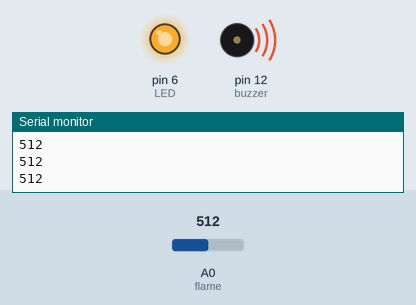
A sketch run on a simulated Arduino Uno, built with avr-gcc and run on an emulated ATmega328P. On the bench: output pins drawn as LEDs (lit = HIGH), buzzer (waves = sounding), the last lines printed to the serial monitor. The inputs (shaded band) are chosen by the test bench; at power-on: A0 (flame) = 512.

Above: at 0.9 s.
1.3 s: A0 (flame) set to 107
4.3 s: A0 (flame) set to 94
At 5.6 s:
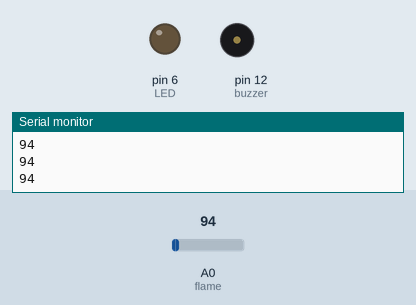
5.9 s: A0 (flame) set to 110
At 6.0 s:
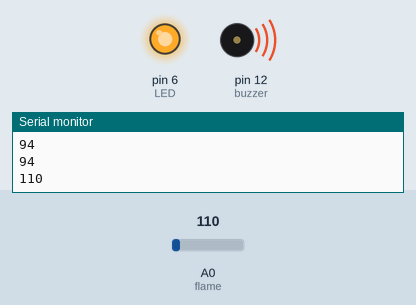
8.9 s: A0 (flame) set to 90
At 9.0 s:
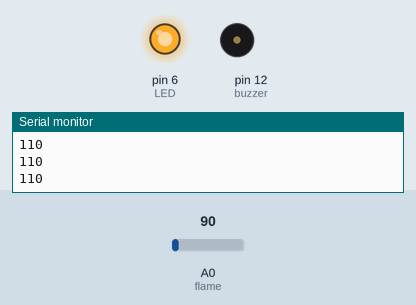
Timing chart, 0 to 11.6 s (numbered marks = the images above; inputs shaded):
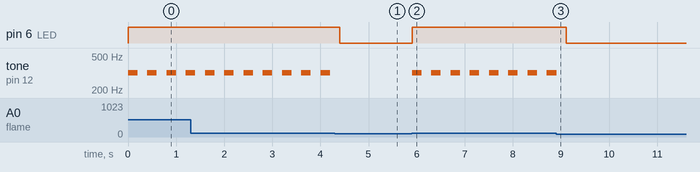

The sketch:

ch05_09.ino
```cpp
int flame = A0;
int LED = 6;
int buzzer = 12;
int val=0;

void setup(){
  pinMode(buzzer,OUTPUT);
  pinMode(LED,OUTPUT);
  Serial.begin(9600);
}

void loop(){
  val = analogRead(flame);
  Serial.println(val);

  if(val>=100){
    digitalWrite(LED,HIGH);
    tone(buzzer,320,200);
    delay(400);
    digitalWrite(LED,LOW);
    noTone(buzzer);
  }
  else{
    digitalWrite(LED,LOW);
    noTone(buzzer);
  }
}
```

Measured:
- the behaviour switches between 100 and 99 on A0 (flame) (found by bisection; images 0 and 1)
- after the input at 4.3 s, pin 6 (LED): HIGH → LOW after 0.10 s; tone on pin 12 (buzzer): stops changing and stays silent
- after the input at 5.9 s, pin 6 (LED): LOW → HIGH at once; tone on pin 12 (buzzer): alternates 320 Hz for 0.20 s and silent for 0.20 s, starting at once
- after the input at 8.9 s, pin 6 (LED): HIGH → LOW after 0.21 s; tone on pin 12 (buzzer): goes on until 8.9 s, then stays silent
- by itself, tone on pin 12 (buzzer): alternates 320 Hz for 0.20 s and silent for 0.20 s
